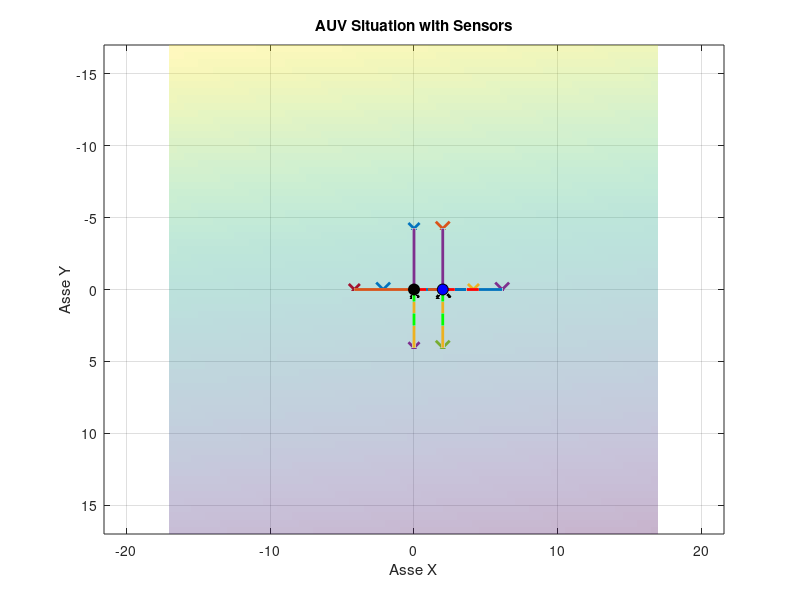

Recreate this plot in MATLAB.
clear; close all; clc;

% Flag per usare angoli specifici o generati randomicamente
use_specific_angles = true; % Imposta a 'false' per angoli randomici
use_specific_speed = true; % Imposta a 'false' per velocità randomiche
tolerance = 1e-4;
areDifferent = @(a, b, tol) abs(a - b) > tol * max(abs(a), abs(b));

%% Simulation parameters
Ts = 0.001;
psi = 0;

%% Angle defintions
if use_specific_angles
    % terrain
    beta = pi/10;
    alpha = 0;
    % robot
    theta = 0;
    phi = 0;
else
    % random angles generator
    lower_bound = -pi/3;
    upper_bound = pi/3;
    % Genera un singolo angolo randomico
    beta = lower_bound + (upper_bound - lower_bound) * rand();
    alpha = lower_bound + (upper_bound - lower_bound) * rand();
    lower_bound = -pi/5;
    upper_bound = pi/5;
    theta = lower_bound + (upper_bound - lower_bound) * rand();
    phi = lower_bound + (upper_bound - lower_bound) * rand();
end
fprintf('Valori per angoli\n');
fprintf('beta: %.2f\n', rad2deg(beta));
fprintf('alpha: %.2f\n', rad2deg(alpha));
fprintf('theta: %.2f\n', rad2deg(theta));
fprintf('phi: %.2f\n', rad2deg(phi)); 

%% speed definitions
if use_specific_speed
    surge = 2000;
    sway = 0;
    heave = 0;
    p = (pi/7)/Ts;
    q = 0;%(pi/10)/Ts; 
else
    % random angles generator
    lower_bound = -2000;
    upper_bound = 2000;
    % Genera un singolo angolo randomico
    surge = lower_bound + (upper_bound - lower_bound) * rand();
    sway = lower_bound + (upper_bound - lower_bound) * rand();
    heave = lower_bound + (upper_bound - lower_bound) * rand();
    lower_bound = -(pi/8)/Ts;
    upper_bound = (pi/8)/Ts;
    p = lower_bound + (upper_bound - lower_bound) * rand();
    q = lower_bound + (upper_bound - lower_bound) * rand();
end
fprintf('\nValori per velocità\n');
fprintf('u: %.2f\n', surge);
fprintf('v: %.2f\n', sway);
fprintf('w: %.2f\n', heave);
fprintf('p: %.2f\n', rad2deg(p)); 
fprintf('q: %.2f\n', rad2deg(q)); 

%% Terrain Parameters
pplane = [0, 0, 10]';
n0 = [0, 0, 1]'; % in terrain frame!!
% Transformation (given by the sensors)
wRt = (rotz(0)*roty(beta)*rotx(alpha))*(rotx(pi))';

%% Robot Parameters
pr = [0, 0, 0]';
num_s = 4;
Gamma = -pi/8; % y1 angle (rear)
Lambda = pi/8; % y2 angle (front)
Eta = -pi/8; % y3 angle (left)
Zeta = pi/8; % y4 angle (right)

r_speed = [surge, sway, heave, p, q, 0]'; 
% Trasformation with robot frame
wRr = rotz(psi)*roty(theta)*rotx(phi);

% for plot robot frame to world frame
x_dir = wRr * [1; 0; 0];
y_dir = wRr * [0; 1; 0];
z_dir = wRr * [0; 0; 1];

s = zeros(3,num_s);
s(:, 1) = [-sin(Gamma + theta), 0, cos(Gamma + theta)]';
s(:, 2) = [-sin(Lambda + theta), 0, cos(Lambda + theta)]';
s(:, 3) = [0, -sin(Eta + phi), cos(Eta + phi)]';
s(:, 4) = [0, -sin(Zeta + phi), cos(Zeta + phi)]';
% check of consistency for the sensors
for k = 1:num_s
    if (norm(s(:,k)) ~= 1)
        fprintf('ERROR: norm sensor k = %.0f is not 1', k);
    end
end

%% Geometry Compuataion terrain
%  normal to the plane
n = wRt*n0; % in world frame
fprintf('\nVettore superficie\n');
fprintf('n_yx: [%.4f; %.4f; %.4f]\n', n(1), n(2), n(3));
if (norm(n) ~= 1)
    fprintf('ALERT: norm n is not 1\n');
end

%% Sensor Values
t_star = zeros(1, num_s);
p_int = zeros(3, num_s);
y = zeros(1, num_s);
for k = 1:num_s
    if dot(s(:,k),n) == 0
        error('The line s and the plane n_yx are parallel');
    end
    t_star(:, k) = -(dot((pr - pplane),n))/(dot(s(:,k),n));
    p_int(:, k) = pr + t_star(:, k)*s(:, k);
    y(k) = norm(t_star(:, k));
end

% Check of visibility
z_r = [0, 0, 1]'; 
z_r = (wRr)'*z_r; % Adjust z_r based on angles
for k = 1:num_s
    v_p = p_int(:, k) - pr;
    visibile = dot(z_r, v_p) > 0;
    if ~visibile
        error('Error in visibility for the sensor %0.f', k);
    end
end

%% Altitude Computation
% real altitude in 
h_real = (n'*(pr - pplane))/(norm(n));
fprintf('\nValore per altezza nel primo punto\n');
fprintf('h: %.4f\n', h_real);

%% Check of the results first point
% y Values
fprintf('\nValori dei sensori per primo punto\n');
y_mes = zeros(1, num_s);
for k = 1:num_s
    fprintf('y%.0f = %.4f\n', k, y(k));
    y_mes(k) = (norm(p_int(:, k) - pr));
    if areDifferent(y_mes(k), y(:, k), tolerance)
        fprintf('y%.0f mesured: %.4f\n', k, y_mes(k));
        fprintf('ERRORE: y per il sensore %0.f\n', k);
    end
end
% h Values
h_from_y = zeros(1, num_s);
for k = 1:num_s
    h_from_y = y(k) * n' * s(:, k);
    if areDifferent(h_real, -h_from_y, tolerance)
        fprintf('h got from y%.0f value: %.4f\n', k, -h_from_y);
        fprintf('ERRORE: h per il sensore %0.f nel calcolo h from y\n', k);
    end
end

%% Muovo il robot
% --- DILEMMA: muovo e poi ruoto??? Come faccio?? ---- %
w_speed = wRr * r_speed(1:3);
pr_new = pr + w_speed*Ts;
% Angles update
phi_old = phi;
theta_old = theta;
phi = phi + r_speed(4)*Ts;
theta = theta + r_speed(5)*Ts; % !!! SEGNOOO !!!!
% Transformation update
wRr = rotz(psi)*roty(theta)*rotx(phi);

%% New Sensor Values
t_star_new = zeros(1, num_s);
p_int_new = zeros(3, num_s);
y_new = zeros(1, num_s);
for k = 1:num_s
    if dot(s(:,k),n) == 0
        error('The line s and the plane n_yx are parallel');
    end
    t_star_new(:, k) = -(dot((pr_new - pplane),n))/(dot(s(:,k),n));
    p_int_new(:, k) = pr_new + t_star_new(:, k)*s(:, k);
    y_new(k) = norm(t_star_new(:, k));
end

% Check of visibility
z_r = [0, 0, 1]';
z_r = (wRr)'*z_r; % Adjust z_r based on angles
for k = 1:num_s
    v_p = p_int_new(:, k) - pr_new;
    visibile = dot(z_r, v_p) > 0;
    if ~visibile
        error('Error (not visible) for the sensor %0.f in the new point', k);
    end
end

%% New Altitude Computation
% real altitude
% ---- Il meno perchè devo considerarlo nell'altro lato ----%
h_real_new = (n'*(pr_new - pplane))/(norm(n));
fprintf('\nValore per altezza nel nuovo punto\n');
fprintf('New h: %.4f\n', h_real_new);

%% Check of the results for consistency
% y Values new
fprintf('\nValori dei sensori per nuovo punto\n');
y_mes_new = zeros(1, num_s);
for k = 1:num_s
    fprintf('New y%.0f = %.4f\n', k, y_new(k));
    y_mes_new(k) = (norm(p_int_new(:, k) - pr_new));
    if areDifferent(y_mes_new(k), y_new(k), tolerance)
        fprintf('New y%0.f mesured was: %.4f\n',k, y_mes_new(k));
        error('Errore in y per il sensore %0.f\n', k);
    end
end
% h Values check
h_from_y_new = zeros(1, num_s);
for k = 1:num_s
    h_from_y_new(k) = y_new(k) * n' * s(:, k);
    if areDifferent(h_real_new, -h_from_y_new(k), tolerance)
        fprintf('h mesured from sensor %0.f was: %.4f\n',k, -h_from_y_new(k));
        error('Errore in h per il sensore %0.f nel calcolo new h from y\n', k);
    end
end

%% Check of the results the states
% controllo senza terreno
s_speed = (wRt)' * w_speed;
% check semplificato a geometria
% ---- ATTENZIONE VANNO USATI VECCHI VALORI DEGLI ANGOLI CON
%                                           SEMPLIFICAZIONE ---- %
delta = (cos(alpha)*sin(theta_old - beta))*r_speed(1) + ...
         (sin(alpha)*cos(phi_old)-cos(alpha)*sin(phi_old)*cos(beta-theta_old))*r_speed(2) + ...
         (-sin(alpha)*sin(phi_old)-cos(alpha)*cos(phi_old)*cos(beta-theta_old))*r_speed(3);
deltah = delta*Ts
if s_speed(3) < 0
    fprintf('h diminuisce di %.4f\n', -s_speed(3)*Ts);
else
    fprintf('h aumenta di %.4f\n', s_speed(3)*Ts);
end
if areDifferent(s_speed(3)*Ts, (h_real_new - h_real), tolerance)
    fprintf('ERROR: Non stesso valore di cambiamento\n');
    fprintf('Cambiamento di h reale %.4f\n', (h_real_new - h_real))
    fprintf('h calcolato corrisponde a %.4f\n', (s_speed(3)*Ts))
end

%% Plot
figure;
hold on;
grid on;
box on;
% for plot
p_proj = pr - dot(n, pr - pplane) * n; % h projection
colors = lines(num_s);

% Plot improvement
% x_min = min([pr(1), pr_new(1), p_int(1,1), p_int(1,2), p_int(1,3), p_int(1,4), p_int_new(1,1), ...
%             p_int_new(1,2), p_int_new(1,3), p_int_new(1,4)]) - 10;
% x_max = max([pr(1), pr_new(1), p_int(1,1), p_int(1,2), p_int(1,3), p_int(1,4), p_int_new(1,1), ...
%             p_int_new(1,2), p_int_new(1,3), p_int_new(1,4)]) + 10;

% Plane plot
[xp, yp] = meshgrid(-17:0.5:17, -17:0.5:17);
if abs(n(3)) > 1e-6
    fprintf('\n!!!Attivazione if disegno del piano!!!\n');
    zp = (-n(1)*(xp-pplane(1)) - n(2)*(yp-pplane(2)))/n(3) + pplane(3);
    surf(xp, yp, zp, 'FaceAlpha', 0.3, 'EdgeColor', 'none', 'DisplayName', 'Piano');
end

% Robot frame
t_tmp = 3;
p_x_dir = pr + t_tmp * x_dir;
p_y_dir = pr + t_tmp * y_dir;
p_z_dir = pr + t_tmp * z_dir;
% Robot frame plot
plot3([pr(1), p_x_dir(1)], [pr(2), p_x_dir(2)], [pr(3), p_x_dir(3)], 'r--', 'LineWidth', 2, 'DisplayName', 'Asse X rob');
plot3([pr(1), p_y_dir(1)], [pr(2), p_y_dir(2)], [pr(3), p_y_dir(3)], 'g--', 'LineWidth', 2, 'DisplayName', 'Asse Y rob');
plot3([pr(1), p_z_dir(1)], [pr(2), p_z_dir(2)], [pr(3), p_z_dir(3)], 'b--', 'LineWidth', 2, 'DisplayName', 'Asse Z rob');

% New point robot frame
x_dir_new = rotz(psi) * roty(theta) * rotx(phi) * [1; 0; 0];
y_dir_new = rotz(psi) * roty(theta) * rotx(phi) * [0; 1; 0];
z_dir_new = rotz(psi) * roty(theta) * rotx(phi) * [0; 0; 1];
t_tmp = 3;
p_x_dir = pr_new + t_tmp * x_dir_new;
p_y_dir = pr_new + t_tmp * y_dir_new;
p_z_dir = pr_new + t_tmp * z_dir_new;
plot3([pr_new(1), p_x_dir(1)], [pr_new(2), p_x_dir(2)], [pr_new(3), p_x_dir(3)], 'r--', 'LineWidth', 2, 'DisplayName', 'Asse X new rob');
plot3([pr_new(1), p_y_dir(1)], [pr_new(2), p_y_dir(2)], [pr_new(3), p_y_dir(3)], 'g--', 'LineWidth', 2, 'DisplayName', 'Asse Y new rob');
plot3([pr_new(1), p_z_dir(1)], [pr_new(2), p_z_dir(2)], [pr_new(3), p_z_dir(3)], 'b--', 'LineWidth', 2, 'DisplayName', 'Asse Z new rob');

% Sensor plot
for k = 1:num_s
    plot3([pr(1), p_int(1, k)], [pr(2), p_int(2, k)], [pr(3), p_int(3, k)], ...
          'LineWidth', 2, 'Color', colors(k, :), ...
          'DisplayName', sprintf('Segmento %d', k));
    plot3([pr_new(1), p_int_new(1, k)], [pr_new(2), p_int_new(2, k)], [pr_new(3), p_int_new(3, k)], ...
          'LineWidth', 2, 'Color', colors(k, :), ...
          'DisplayName', sprintf('Segmento %d', k));
    plot3(p_int(1, k), p_int(2, k), p_int(3, k), 'x', 'MarkerFaceColor', colors(k, :), ...
            'MarkerSize', 8, 'LineWidth', 2, 'DisplayName', sprintf('Intersezione sensor %d', k));
    plot3(p_int_new(1, k), p_int_new(2, k), p_int_new(3, k), 'x', 'MarkerFaceColor', colors(k, :), ...
            'MarkerSize', 10, 'LineWidth', 2, 'DisplayName', sprintf('Intersezione sensor %d', k));
end

% Punto iniziale
plot3(pr(1), pr(2), pr(3), 'ko', 'MarkerFaceColor', 'k', 'MarkerSize', 8, 'DisplayName', 'Punto iniziale');
plot3([pr(1), p_proj(1)], [pr(2), p_proj(2)], [pr(3), p_proj(3)], ...
      'k--', 'LineWidth', 2, 'DisplayName', 'Altitude h)');
plot3(p_proj(1), p_proj(2), p_proj(3), 'kd', 'MarkerSize', 6, 'LineWidth', 2, 'DisplayName', 'Point of proj h new');

% Nuovo punto robot
plot3(pr_new(1), pr_new(2), pr_new(3), 'ko', 'MarkerFaceColor', 'b', 'MarkerSize', 8, 'DisplayName', 'Punto Pr nuovo');

% New projection point
p_proj_new = pr_new - dot(n, pr_new - pplane) * n; % h projection
if areDifferent(norm(p_proj_new - pr_new), abs(h_real_new), tolerance)
    fprintf('P projection x: %.0f, y: %.0f, z: %.0f\n', p_proj_new(1), p_proj_new(2), p_proj_new(3));
    fprintf('Valore h = %.4f projected\n', norm(p_proj_new - pr_new));
    error('Error nel calcolo della h nuova\n');
end

plot3([pr_new(1), p_proj_new(1)], [pr_new(2), p_proj_new(2)], [pr_new(3), p_proj_new(3)], ...
      'k--', 'LineWidth', 2, 'DisplayName', 'Altitude h)');
plot3(p_proj_new(1), p_proj_new(2), p_proj_new(3), 'kd', 'MarkerSize', 10, 'LineWidth', 2, 'DisplayName', 'Point of proj h new');

xlabel('Asse X');
ylabel('Asse Y');
zlabel('Asse Z');

set(gca, 'YDir', 'reverse', 'ZDir', 'reverse');

title('AUV Situation with Sensors');
% legend('Location', 'best');
axis equal; 
hold off;

if areDifferent(s_speed(3)*Ts, (h_real_new - h_real), tolerance)
    error('Cambiamento nelle altezze');
end

function Rx = rotx(a)
    Rx = [1, 0, 0;
          0, cos(a), -sin(a);
          0, sin(a), cos(a)];
end
function Ry = roty(a)
    Ry = [cos(a), 0, sin(a);
           0, 1, 0;
          -sin(a), 0, cos(a)];
end
function Rz = rotz(a)
    Rz = [cos(a), -sin(a), 0;
          sin(a), cos(a), 0;
            0, 0, 1];
end
